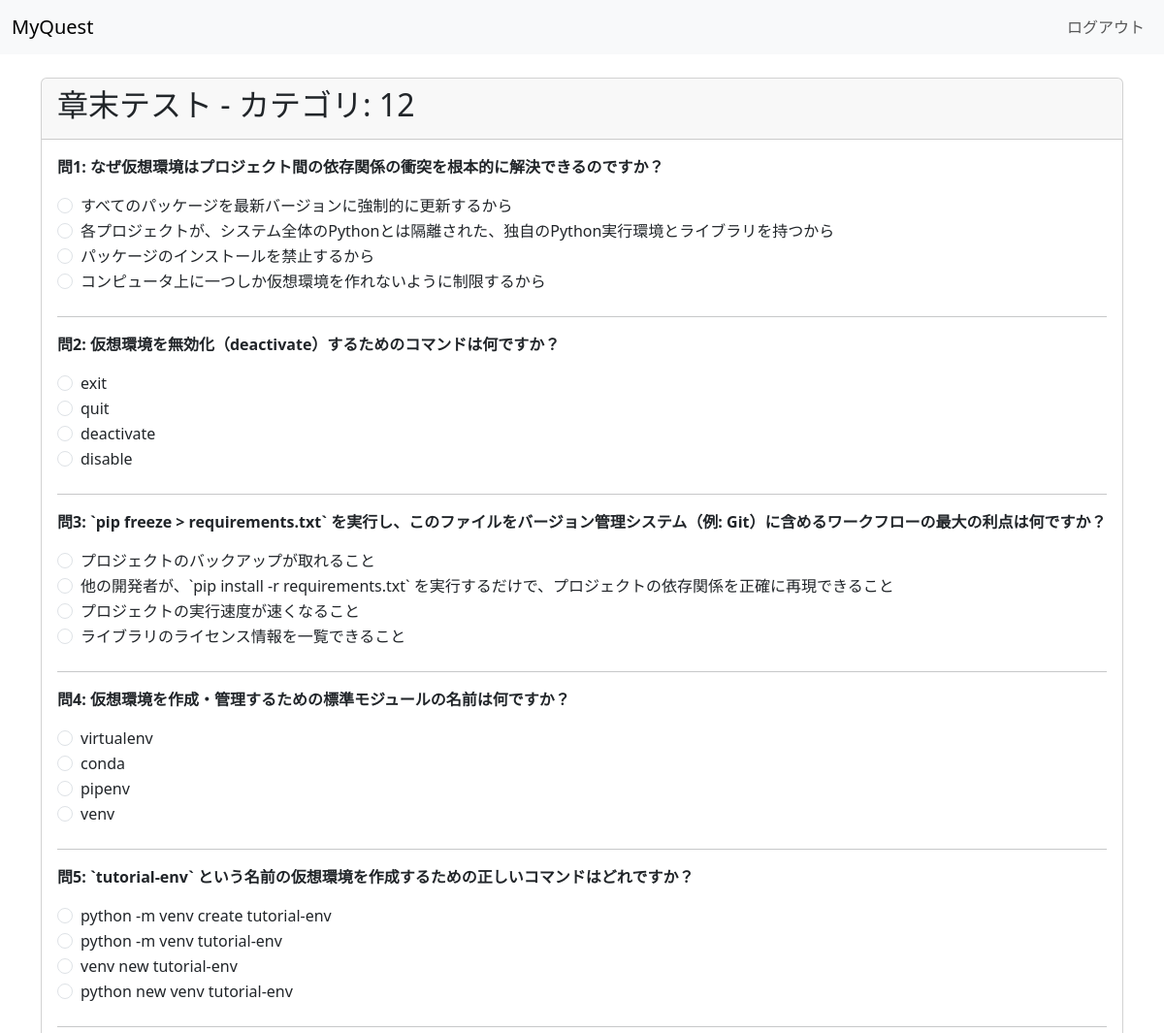
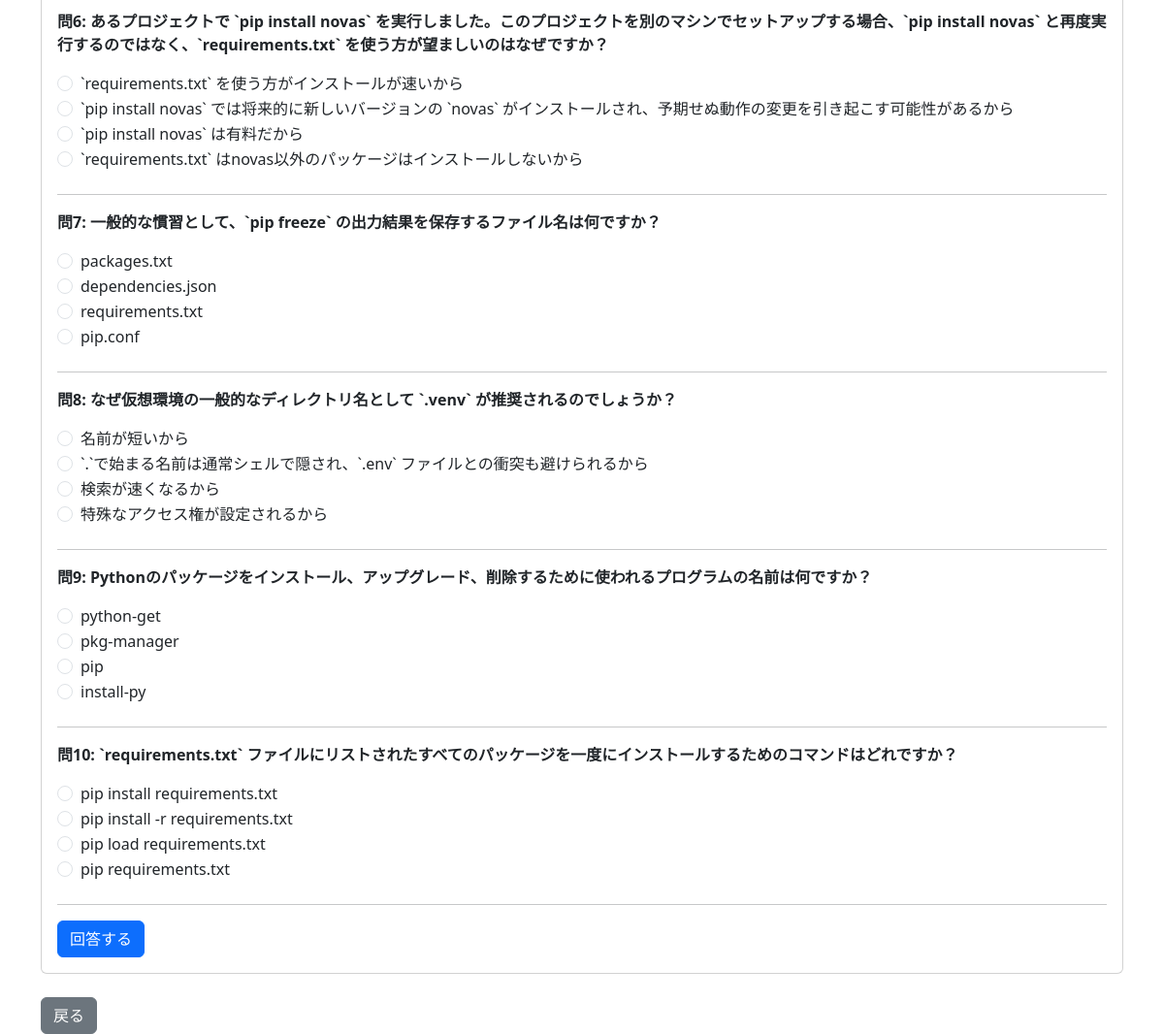
Screenshot of /section_test/12 (signed in) with the database file from the repository (2 pictures, top to bottom).
### model.py (models this page shows)
class Question(db.Model):
    __tablename__ = "questions"
    id = db.Column(db.Integer, primary_key=True)
    question = db.Column(db.String(300), nullable=False)
    choice1 = db.Column(db.String(200))
    choice2 = db.Column(db.String(200))
    choice3 = db.Column(db.String(200))
    choice4 = db.Column(db.String(200))
    correct = db.Column(db.Integer)
    category = db.Column(db.String(50)) # section / practiceなど
    hint = db.Column(db.String(500))
    url = db.Column(db.String(500))
    results = db.relationship('QuizResult', backref='question', lazy=True) # Add relationship

### app.py (the view)
@app.route("/section_test/<category>")
def section_test(category):
    if "user" not in session:
        return redirect("/")
    try:
        num_questions = int(request.args.get("num_questions", 10))
    except (ValueError, TypeError):
        num_questions = 10 # 無効な値の場合はデフォルトの10問
    q_list = Question.query.filter_by(category=category).all()
    if not q_list:
        return f"カテゴリ「{category}」の問題がDBにありません"
    num_to_sample = min(len(q_list), num_questions)
    q_list = random.sample(q_list, num_to_sample)
    return render_template("section_test.html", questions=q_list, category_name=category)

### templates/section_test.html (shortened to what this page needs)
<!DOCTYPE html>
<html>
<head>
    <link href="https://cdn.jsdelivr.net/npm/bootstrap@5.3.0-alpha1/dist/css/bootstrap.min.css" rel="stylesheet">
</head>
<body>
    <nav class="navbar navbar-expand-lg navbar-light bg-light">
        <div class="container-fluid">
            <a class="navbar-brand" href="#">MyQuest</a>
            <div class="collapse navbar-collapse" id="navbarNav">
                <ul class="navbar-nav ms-auto">
                    <li class="nav-item">
                        <a class="nav-link" href="/logout">ログアウト</a>
                    </li>
                </ul>
            </div>
        </div>
    </nav>
    <div class="container mt-4">
        <div class="card">
            <div class="card-header">
                <h2>章末テスト - カテゴリ: {{ category_name }}</h2>
            </div>
            <div class="card-body">
                {% if results %}
                    <h3>テスト結果</h3>
                    <div class="alert alert-info">
                        <h4>正解数: {{ score }} / {{ total }} 問</h4>
                        <h4>正解率: {{ percentage }}%</h4>
                    </div>
                    <p>お疲れ様でした！結果は以下の通りです。</p>
                    <hr>
                    {% for res in results %}
                    <div class="mb-4 p-3 {% if res.is_correct %}result-correct{% else %}result-incorrect{% endif %}">
                        <p class="card-text fw-bold">問{{ loop.index }}: {{ res.question.question }}</p>
                        <p>あなたの回答:
                            <span class="{% if not res.is_correct %}user-answer-incorrect{% endif %}">
                                {{ res.user_choice_text }}
                            </span>
                        </p>
                        {% if not res.is_correct %}
                            <p>正解: <span class="correct-answer-text">{{ res.correct_choice_text }}</span></p>
                        {% endif %}
                        <div class="mt-3">
                            {% if res.question.hint %}
                                <p><b>解説:</b> {{ res.question.hint }}</p>
                            {% endif %}
                            {% if res.question.url %}
                                <p><b>参考URL:</b> <a href="{{ res.question.url }}" target="_blank">{{ res.question.url }}</a></p>
                            {% endif %}
                        </div>
                    </div>
                    {% endfor %}
                {% else %}
                    <form action="{{ url_for('submit_section_test') }}" method="post">
                        {% for q_obj in questions %}
                        <div class="mb-4">
                            <p class="card-text fw-bold">問{{ loop.index }}: {{ q_obj.question }}</p>
                            <div class="form-check">
                                <input type="radio" class="form-check-input" name="answer_{{ q_obj.id }}" value="1" id="q{{ q_obj.id }}-choice1" required>
                                <label class="form-check-label" for="q{{ q_obj.id }}-choice1">{{ q_obj.choice1 }}</label>
                            </div>
                            <div class="form-check">
                                <input type="radio" class="form-check-input" name="answer_{{ q_obj.id }}" value="2" id="q{{ q_obj.id }}-choice2">
                                <label class="form-check-label" for="q{{ q_obj.id }}-choice2">{{ q_obj.choice2 }}</label>
                            </div>
                            <div class="form-check">
                                <input type="radio" class="form-check-input" name="answer_{{ q_obj.id }}" value="3" id="q{{ q_obj.id }}-choice3">
                                <label class="form-check-label" for="q{{ q_obj.id }}-choice3">{{ q_obj.choice3 }}</label>
                            </div>
                            <div class="form-check">
                                <input type="radio" class="form-check-input" name="answer_{{ q_obj.id }}" value="4" id="q{{ q_obj.id }}-choice4">
                                <label class="form-check-label" for="q{{ q_obj.id }}-choice4">{{ q_obj.choice4 }}</label>
                            </div>
                        </div>
                        <hr>
                        {% endfor %}
                        <button type="submit" class="btn btn-primary">回答する</button>
                    </form>
                {% endif %}
            </div>
        </div>
        <div class="mt-4">
            {% if results %}
                <a href="{{ url_for('section_test', category=category_name) }}" class="btn btn-primary">次の問題</a>
                <a href="/home" class="btn btn-secondary">ホームに戻る</a>
            {% else %}
                <a href="/home" class="btn btn-secondary">戻る</a>
            {% endif %}
        </div>
    </div>
</body>
</html>

### rows the page displays
Question: question "なぜ仮想環境はプロジェクト間の依存関係の衝突を根本的に解決できるのですか？", choice1 "すべてのパッケージを最新バージョンに強制的に更新するから", choice2 "各プロジェクトが、システム全体のPythonとは隔離された、独自のPython実行環境とライブラリを持つから", choice3 "パッケージのインストールを禁止するから", choice4 "コンピュータ上に一つしか仮想環境を作れないように制限するから"
Question: question "仮想環境を無効化（deactivate）するためのコマンドは何ですか？", choice1 "exit", choice2 "quit", choice3 "deactivate", choice4 "disable"
Question: question "`pip freeze > requirements.txt` を実行し、このファイルをバージョン管理システム（例: Git）に含めるワークフローの最大の利点は何ですか？", choice1 "プロジェクトのバックアップが取れること", choice2 "他の開発者が、`pip install -r requirements.txt` を実行するだけで、プロジェクトの依存関係を正確に再現できること", choice3 "プロジェクトの実行速度が速くなること", choice4 "ライブラリのライセンス情報を一覧できること"
Question: question "仮想環境を作成・管理するための標準モジュールの名前は何ですか？", choice1 "virtualenv", choice2 "conda", choice3 "pipenv", choice4 "venv"
Question: question "`tutorial-env` という名前の仮想環境を作成するための正しいコマンドはどれですか？", choice1 "python -m venv create tutorial-env", choice2 "python -m venv tutorial-env", choice3 "venv new tutorial-env", choice4 "python new venv tutorial-env"
Question: question "あるプロジェクトで `pip install novas` を実行しました。このプロジェクトを別のマシンでセットアップする場合、`pip install novas` と再度実行するのではなく、`requirements.txt` を使う方が望ましいのはなぜですか？", choice1 "`requirements.txt` を使う方がインストールが速いから", choice2 "`pip install novas` では将来的に新しいバージョンの `novas` がインストールされ、予期せぬ動作の変更を引き起こす可能性があるから", choice3 "`pip install novas` は有料だから", choice4 "`requirements.txt` はnovas以外のパッケージはインストールしないから"
Question: question "一般的な慣習として、`pip freeze` の出力結果を保存するファイル名は何ですか？", choice1 "packages.txt", choice2 "dependencies.json", choice3 "requirements.txt", choice4 "pip.conf"
Question: question "なぜ仮想環境の一般的なディレクトリ名として `.venv` が推奨されるのでしょうか？", choice1 "名前が短いから", choice2 "`.`で始まる名前は通常シェルで隠され、`.env` ファイルとの衝突も避けられるから", choice3 "検索が速くなるから", choice4 "特殊なアクセス権が設定されるから"
Question: question "Pythonのパッケージをインストール、アップグレード、削除するために使われるプログラムの名前は何ですか？", choice1 "python-get", choice2 "pkg-manager", choice3 "pip", choice4 "install-py"
Question: question "`requirements.txt` ファイルにリストされたすべてのパッケージを一度にインストールするためのコマンドはどれですか？", choice1 "pip install requirements.txt", choice2 "pip install -r requirements.txt", choice3 "pip load requirements.txt", choice4 "pip requirements.txt"

### other values shown
{{ category_name }} "12"
